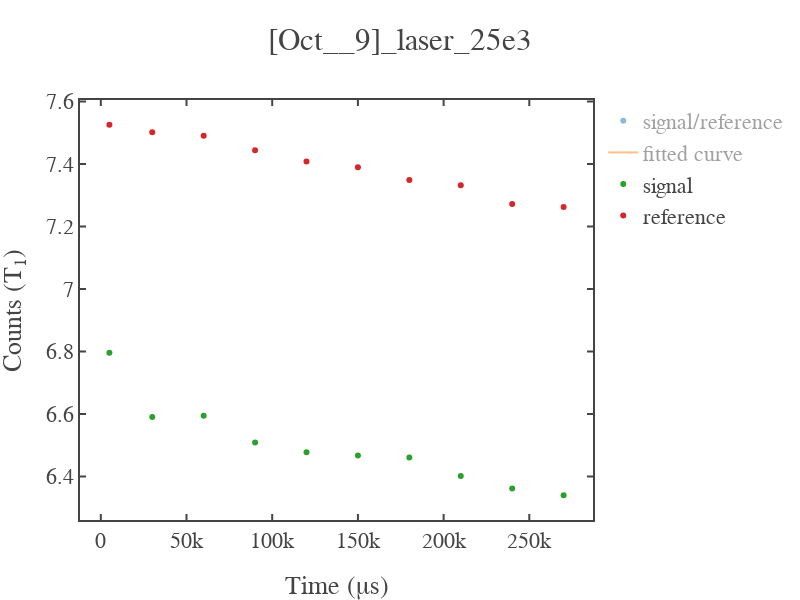

Source (notebook cell):
### Code cell
x=time_axis[1:]
y=signal_photon[1:]

x_fit,y_fit,coefficient,error_bars = fit_func(x,y,fit_range=False,func='exp',guess_params=np.array([0.7,1,0.5e6]))

fig1 = simple_plot(x,y,show=False,x_name = "Time (&mu;s)",y_name = "Counts (T<sub>1</sub>)",mode='markers',title=f'{date}',curve_name='signal/reference')
fig2 = simple_plot(x_fit,y_fit,show=False,x_name = "Time (&mu;s)",y_name = "Counts (T<sub>1</sub>)",mode='lines',title=f'{date}',curve_name='fitted curve')
fig3 = simple_plot(x,signal_samples[1:],show=False,x_name = "Time (&mu;s)",y_name = "Counts (T<sub>1</sub>)",mode='markers',title=f'{date}',curve_name='signal')
fig4 = simple_plot(x,reference_samples[1:],show=False,x_name = "Time (&mu;s)",y_name = "Counts (T<sub>1</sub>)",mode='markers',title=f'{date}',curve_name='reference')

add_figures([fig1,fig2,fig3,fig4],show=True,x_name = "Time (&mu;s)",y_name = "Counts (T<sub>1</sub>)",title=f'[{date}]_laser_25e3')

### Figure 1 — Plotly figure (JSON) as saved in the notebook; plotly's stock layout.template omitted (floating-point values rounded to 4 significant figures)
{"data": [{"mode": "markers", "name": "signal/reference", "showlegend": true, "type": "scatter", "visible": "legendonly", "x": [5010, 30010, 60010, 90010, 120010, 150010, 180010, 210010, 240010, 270010], "y": [0.903, 0.8785, 0.8803, 0.8743, 0.8744, 0.8751, 0.8792, 0.873, 0.8747, 0.8729]}, {"mode": "lines", "name": "fitted curve", "showlegend": true, "type": "scatter", "visible": "legendonly", "x": [5010, 30010, 60010, 90010, 120010, 150010, 180010, 210010, 240010, 270010], "y": [0.9029, 0.8795, 0.8758, 0.8754, 0.8753, 0.8753, 0.8753, 0.8753, 0.8753, 0.8753]}, {"mode": "markers", "name": "signal", "showlegend": true, "type": "scatter", "visible": true, "x": [5010, 30010, 60010, 90010, 120010, 150010, 180010, 210010, 240010, 270010], "y": [6.796, 6.59, 6.594, 6.508, 6.477, 6.467, 6.461, 6.401, 6.361, 6.34]}, {"mode": "markers", "name": "reference", "showlegend": true, "type": "scatter", "visible": true, "x": [5010, 30010, 60010, 90010, 120010, 150010, 180010, 210010, 240010, 270010], "y": [7.526, 7.502, 7.491, 7.444, 7.408, 7.39, 7.348, 7.332, 7.272, 7.263]}], "layout": {"height": 600, "title": {"text": "[Oct__9]_laser_25e3"}, "width": 800, "xaxis": {"autorange": true, "range": [-12150.0, 287200.0], "title": {"text": "Time (&mu;s)"}, "type": "linear"}, "yaxis": {"autorange": true, "range": [6.261, 7.605], "title": {"text": "Counts (T<sub>1</sub>)"}, "type": "linear"}}}
